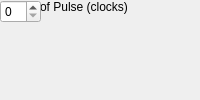
<?xml version="1.0" encoding="UTF-8"?>
<ui version="4.0">
 <class>MainWindow</class>
 <widget class="QMainWindow" name="MainWindow">
  <property name="windowTitle"><string>Pulse Extend</string></property>
  <widget class="QWidget" name="centralwidget">
   <!-- NOTE: this is a simplified structural mirror of the generated
        <module>_ui.py, not a full round-trip Designer file. Regenerate
        both from the same spec if you need to edit layout by hand. -->
       <widget class="QLabel" name="label_length">
     <property name="text"><string>Length of Pulse (clocks)</string></property>
    </widget>
       <widget class="QSpinBox" name="length"/>
  </widget>
 </widget>
 <resources/>
 <connections/>
</ui>
